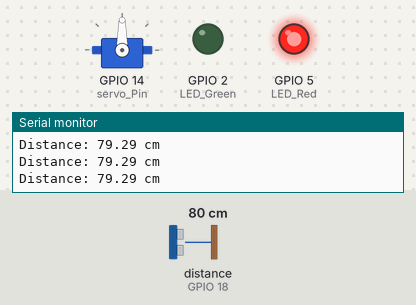
This sketch was run on a simulated ESP32. Shown: servo, output pins drawn as LEDs (lit = HIGH), the last lines printed to the serial monitor. Wiring (inferred from the names in the program): ultrasonic range finder: trigger GPIO 4; echo GPIO 18. The inputs (shaded band) are chosen by the test bench; at power-on: distance to the obstacle (sensor on GPIO 18) 80 cm. The echo pulse lasts 58.3 µs per cm; pins used as bus, display or sensor lines are not drawn.

Above: at 2.2 s.
2.3 s: distance to the obstacle (sensor on GPIO 18) set to 18 cm
3.8 s: distance to the obstacle (sensor on GPIO 18) set to 13 cm
At 5.0 s:
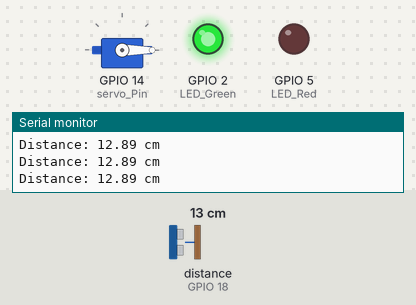
5.3 s: distance to the obstacle (sensor on GPIO 18) set to 35 cm
At 5.6 s:
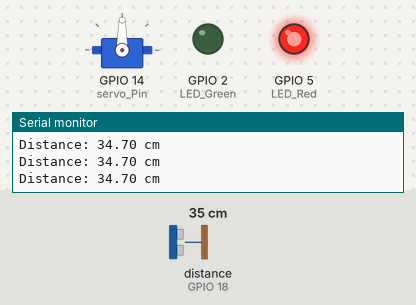
6.8 s: distance to the obstacle (sensor on GPIO 18) set to 2 cm
At 8.2 s:
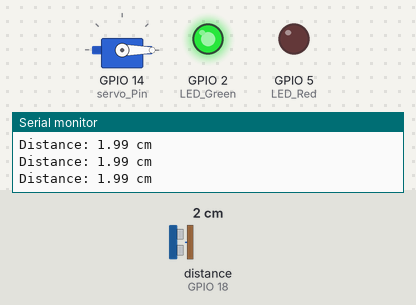
Timing chart, 0 to 9.3 s (numbered marks = the images above; inputs shaded):
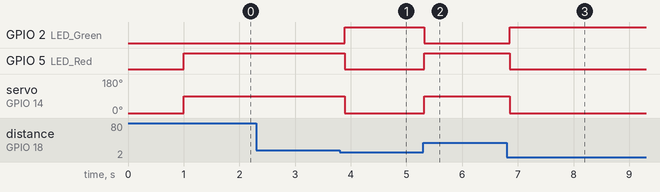

Measured:
- the behaviour switches between 16 and 15 cm on distance to the obstacle (sensor on GPIO 18) (found by bisection; images 0 and 1)
- after the input at 3.8 s, GPIO 2 (LED_Green): LOW → HIGH after 0.10 s; GPIO 5 (LED_Red): HIGH → LOW after 0.10 s; servo on GPIO 14 (servo_Pin): 90° → 0° after 0.10 s
- after the input at 5.3 s, GPIO 2 (LED_Green): HIGH → LOW at once; GPIO 5 (LED_Red): LOW → HIGH at once; servo on GPIO 14 (servo_Pin): 0° → 90° at once
- after the input at 6.8 s, GPIO 2 (LED_Green): LOW → HIGH after 0.05 s; GPIO 5 (LED_Red): HIGH → LOW after 0.05 s; servo on GPIO 14 (servo_Pin): 90° → 0° after 0.05 s

The sketch:

ESP32_Gate.ino
```cpp
#include <ESP32Servo.h>


Servo myServo;

const int trig_Pin = 4;
const int echo_Pin = 18;
const int LED_Green = 2;
const int LED_Red = 5;
const int servo_Pin = 14;


void setup() {

  pinMode(trig_Pin, OUTPUT);
  pinMode(echo_Pin, INPUT);
  pinMode(LED_Green, OUTPUT);
  pinMode(LED_Red, OUTPUT);

  Serial.begin(115200);

  //Set up for Servo
  myServo.setPeriodHertz(50);
  myServo.attach(servo_Pin);
  myServo.write(0);
  delay(1000);


}

void loop() {

  //Set up for Sensor
  digitalWrite(trig_Pin, LOW);
  delayMicroseconds(2);
  digitalWrite(trig_Pin, HIGH);
  delayMicroseconds(10);
  digitalWrite(trig_Pin, LOW);


  long duration = pulseIn(echo_Pin, HIGH);

  //Distance fron sensor
  float dist = duration * 0.034 / 2;


  Serial.print("Distance: ");
  Serial.print(dist);
  Serial.println(" cm");

  if (dist < 15) {
    digitalWrite(LED_Green, HIGH);
    digitalWrite(LED_Red, LOW);
    myServo.write(0);

  } else {
    digitalWrite(LED_Green, LOW);
    digitalWrite(LED_Red, HIGH);
    myServo.write(90);

  }
  delay(100);

  }
```
